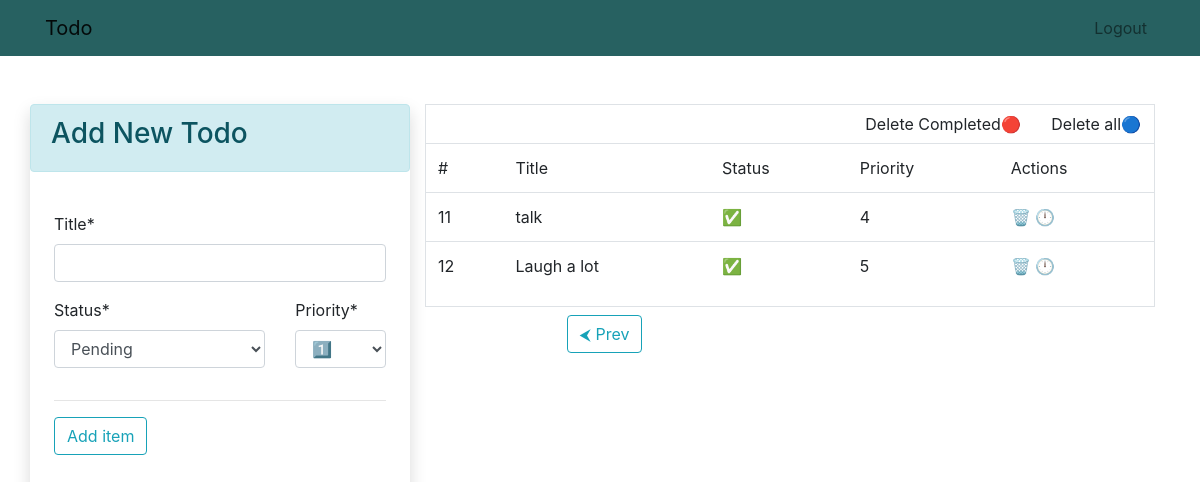
/?page=3 (signed in), run on the app's committed database.
### app/models.py (models this page shows, shortened)
class Item(models.Model) :
    status_choices = [ ('C' , "Completed") , ('P' , "Pending") ]
    priority_choices = [ (1 , '1️⃣' ) ,  (2 , '2️⃣'), (3 , '3️⃣'),
            (4 , '4️⃣'), (5 , '5️⃣')
    ]
    user = models.ForeignKey( to = User , on_delete= models.CASCADE)
    title = models.CharField(max_length= 50 )
    status = models.CharField(max_length= 2 , choices= status_choices , default= 'P')
    priority = models.IntegerField(choices= priority_choices , default = 1 )

### app/views.py (the view)
# urls.py: path('' , views.home_view , name = "home" ) ,
@login_required(login_url= "login")
def home_view(request) :
    form = ItemForm()
    user = request.user
    all_items = Item.objects.filter(user = user ).order_by('priority')
    p =  Paginator(all_items , 5 )
    page_number = request.GET.get('page' )
    page = p.get_page(page_number  )
    x = page.number
    print(x)
    context = { 'form' : form , 'all_items' : page }
    return render(request , 'app/home.html' , context = context )

### app/forms.py
class ItemForm(forms.ModelForm) :
    class Meta :
        model = Item
        fields = ['title' , 'status' , 'priority']

### app/templates/app/home.html (shortened to what this page needs)
{% extends 'app/base.html' %}
{% load crispy_forms_tags %}
{% block content %}
    <div class="container pt-4">
        <div class="row mt-4 p-0">
            <div class="col-lg-4 shadow p-0 pb-4">
                <div class="alert alert-info">
                    <h3>Add New Todo</h3>
                </div>
                <div class="p-4">
                    <form action = "add-item/" method="post">
                        {{ form.title | as_crispy_field }}
                        <div class="row">
                            <div class="col-md-8">
                                {{ form.status| as_crispy_field }}
                            </div>
                            <div class="col-md-4">
                                {{ form.priority | as_crispy_field }}
                            </div>
                        </div>
                        <hr>
                        <button class = "btn btn-outline-info" >Add item</button>
                    </form>
                </div>
            </div>
            <div class="col">
                <div class="border">
                    {% if all_items|length == 0 %}
                        <div class="p-4">
                            <br><br>
                            <div class="alert alert-info text-center">
                                <h2>No Todos Yet</h2>
                            </div>
                            <br> <br>
                        </div>
                    {% else %}
                        <div  class = 'text-right'>
                            <a href="{% url 'delete-completed' user.username %}" title = "Delete Completed" class= 'btn'>Delete Completed🔴</a>
                            <a href="{% url 'delete-all' user.username %}" title = "Delete All" class= 'btn'>Delete all🔵</a>
                        </div>
                        <table class = "table">
                            <thead>
                                <tr>
                                    <td>#</td>
                                    <td>Title</td>
                                    <td>Status</td>
                                    <td>Priority</td>
                                    <td>Actions</td>
                                </tr>
                            </thead>
                            <tbody>
                                {% for item in all_items %}
                                    <tr>
                                        <td>{{ all_items.start_index|add:forloop.counter0 }}</td>
                                        <td>{{ item.title }}</td>
                                        <td>
                                            {% if item.status == "C" %}
                                            ✅
                                            {% else %}
                                            🕛
                                            {% endif %}
                                        </td>
                                        <td>{{ item.priority }}</td>
                                        <td>
                                            <a href="{% url 'delete-item' item.id %}" title = 'delete' >🗑️</a>
                                            {% if item.status == "P" %}
                                                <a href="{% url 'change-status' item.id  'C' %}" title = 'Mark as completed'>✅</a>
                                            {% else %}
                                                <a href="{% url 'change-status' item.id 'P' %}" title = 'Mark as pending'>🕛</a>
                                            {% endif %}
                                        </td>
                                    </tr>
                                {% endfor %}
                            </tbody>
                        </table>
                        {% endif %}
                    </div>
                    <div class = "row text-center pt-2">
                        <div class = "col-md-6 pl-4">
                            {% if all_items.has_previous %}
                            <a href="{% url 'home' %}?page={{ all_items.previous_page_number }} " class= 'btn btn-outline-info' >⮜ Prev</a>
                        {% endif %}
                        </div>
                        <div class="col-md-6 pr-4">
                        </div>
                    </div>
            </div>
        </div>
    </div>
{% endblock content %}

### data on the page
Item: start_index|add "11", title "talk", priority "4"
Item: start_index|add "12", title "Laugh a lot", priority "5"
